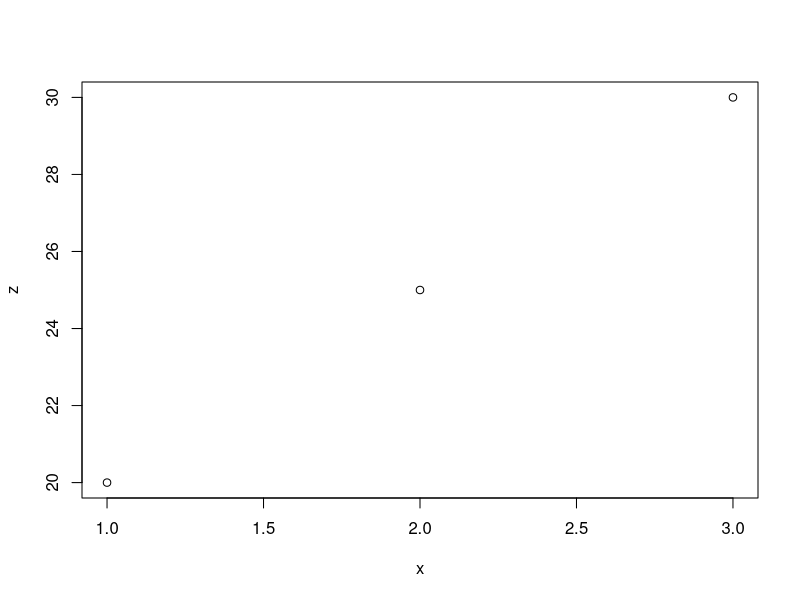
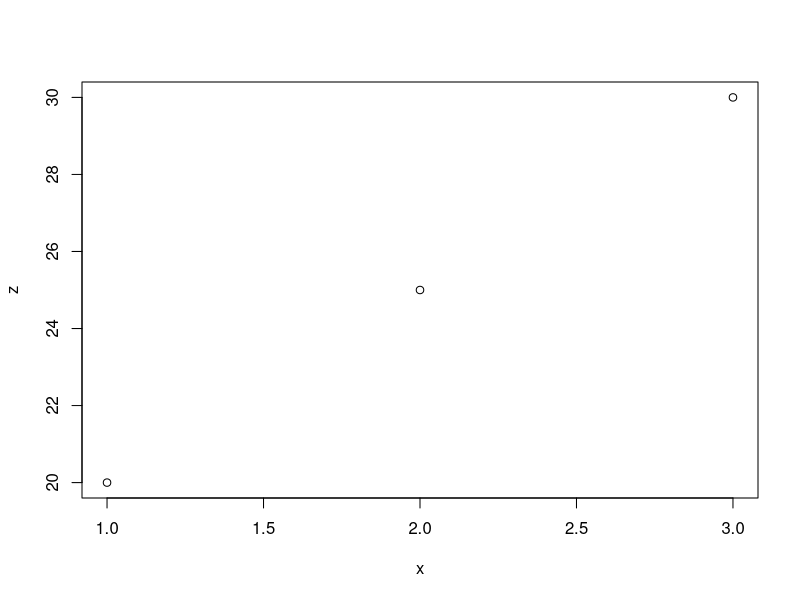

Generate these figures, in order, with R:
## ---- chunk 1
knitr::opts_chunk$set(collapse=TRUE) 
## ---- chunk 2
x=c(1,2,3)
y=c(-6,-4,-2)
## ---- chunk 3
z=c(20,25,30)
## ---- chunk 4
mean(z)  # Remember I hid the creation of z using the include=FALSE parameter
## ---- chunk 5
plot(x,z)
## ---- chunk 6
plot(x,z)
